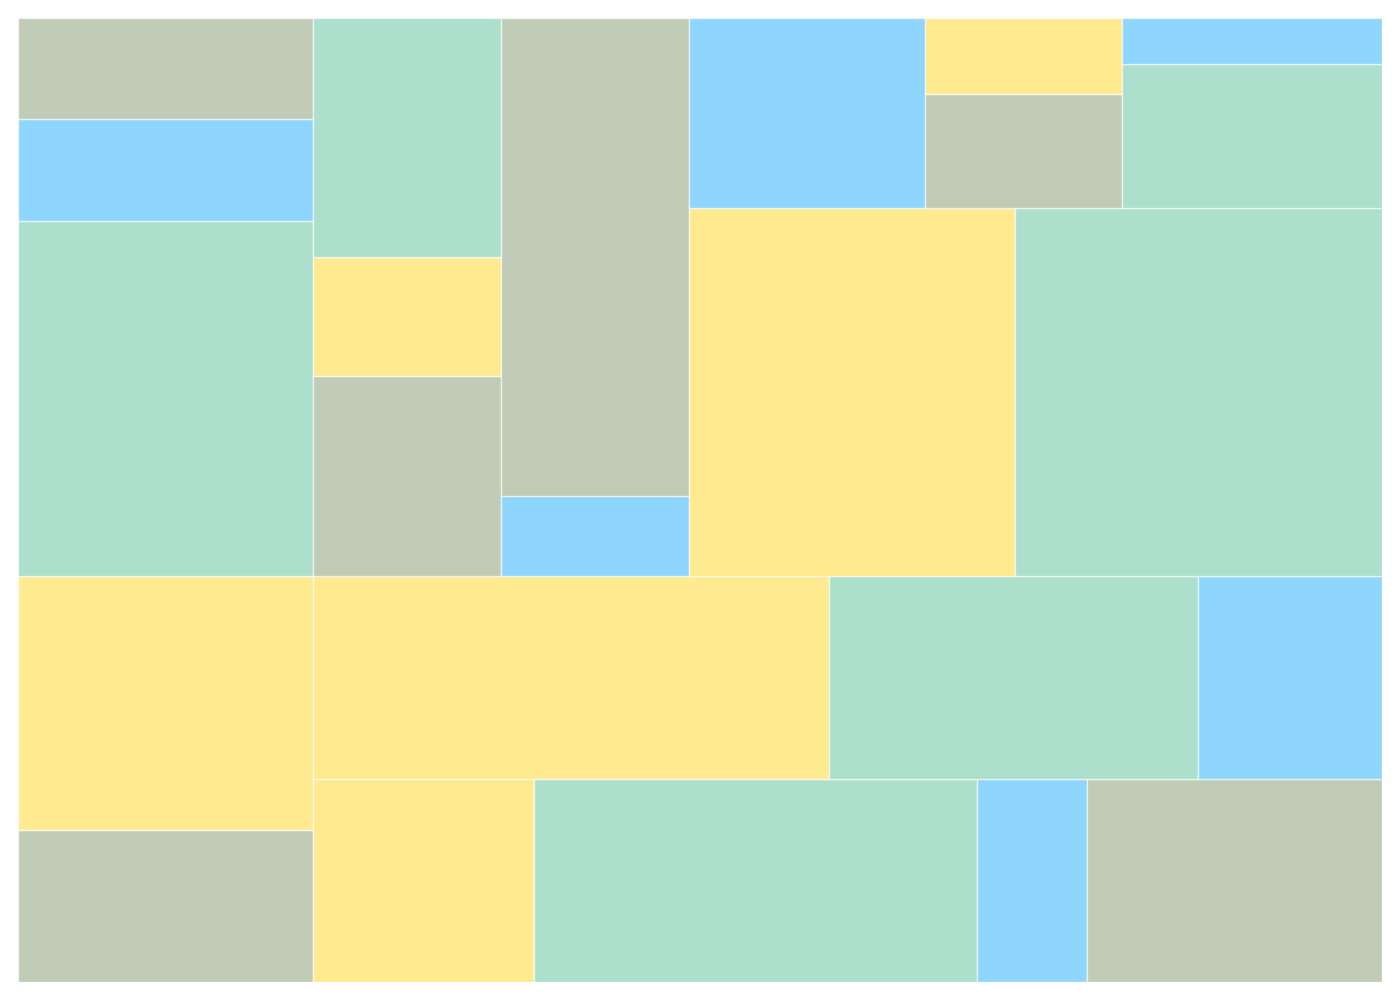

Write the Python code that produced this figure.
import matplotlib.pyplot as plt
import squarify

renewable_data = {
    'North America': {'Solar': 300, 'Wind': 500, 'Hydro': 700, 'Biomass': 200},
    'South America': {'Solar': 200, 'Wind': 300, 'Hydro': 600, 'Biomass': 150},
    'Europe': {'Solar': 400, 'Wind': 700, 'Hydro': 500, 'Biomass': 250},
    'Africa': {'Solar': 250, 'Wind': 150, 'Hydro': 300, 'Biomass': 100},
    'Asia': {'Solar': 600, 'Wind': 800, 'Hydro': 900, 'Biomass': 300},
    'Oceania': {'Solar': 150, 'Wind': 100, 'Hydro': 250, 'Biomass': 80}
}

values = []
colors = []
base_colors = {
    'Solar': '#99AA88',
    'Wind': '#FFDD44',
    'Hydro': '#77CCAA',
    'Biomass': '#44BBFF'
}

for continent, sources in renewable_data.items():
    for source, value in sources.items():
        values.append(value)
        colors.append(base_colors[source])

plt.figure(figsize=(14, 10))
squarify.plot(sizes=values, color=colors, alpha=0.6)

plt.grid(False)
plt.axis('off')
plt.tight_layout()
plt.show()
